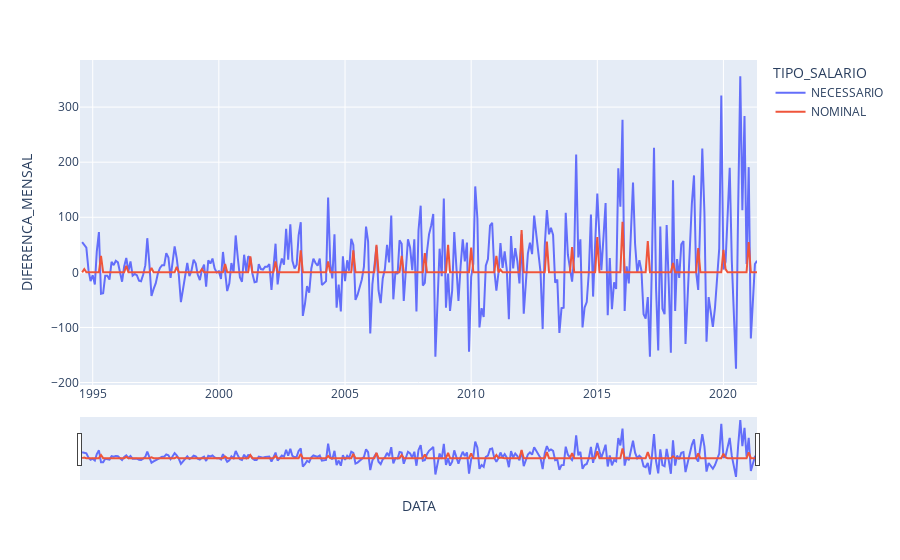

Write notebook code for a chart like this one.
### Code cell
fig = px.line(dieese_salario_granulado, x='DATA', y="DIFERENCA_MENSAL", color='TIPO_SALARIO', hover_name='TIPO_SALARIO')
fig.update_xaxes(rangeslider_visible=True)
fig.show()

### Figure 1 — Plotly figure (JSON) as saved in the notebook; plotly's stock layout.template omitted (floating-point values rounded to 4 significant figures; data arrays with more than 128 entries replaced by an {"elided": "..."} marker saying what was removed)
{"data": [{"hovertemplate": "<b>%{hovertext}</b><br><br>TIPO_SALARIO=NECESSARIO<br>DATA=%{x}<br>DIFERENCA_MENSAL=%{y}<extra></extra>", "hovertext": {"elided": "323 str values"}, "legendgroup": "NECESSARIO", "line": {"color": "#636efa", "dash": "solid"}, "mode": "lines", "name": "NECESSARIO", "orientation": "v", "showlegend": true, "type": "scatter", "x": {"elided": "323 str values"}, "xaxis": "x", "y": {"elided": "323 int values"}, "yaxis": "y"}, {"hovertemplate": "<b>%{hovertext}</b><br><br>TIPO_SALARIO=NOMINAL<br>DATA=%{x}<br>DIFERENCA_MENSAL=%{y}<extra></extra>", "hovertext": {"elided": "323 str values"}, "legendgroup": "NOMINAL", "line": {"color": "#EF553B", "dash": "solid"}, "mode": "lines", "name": "NOMINAL", "orientation": "v", "showlegend": true, "type": "scatter", "x": {"elided": "323 str values"}, "xaxis": "x", "y": {"elided": "323 int values"}, "yaxis": "y"}], "layout": {"legend": {"title": {"text": "TIPO_SALARIO"}, "tracegroupgap": 0}, "margin": {"t": 60}, "xaxis": {"anchor": "y", "domain": [0, 1], "rangeslider": {"visible": true}, "title": {"text": "DATA"}}, "yaxis": {"anchor": "x", "domain": [0, 1], "title": {"text": "DIFERENCA_MENSAL"}}}}
